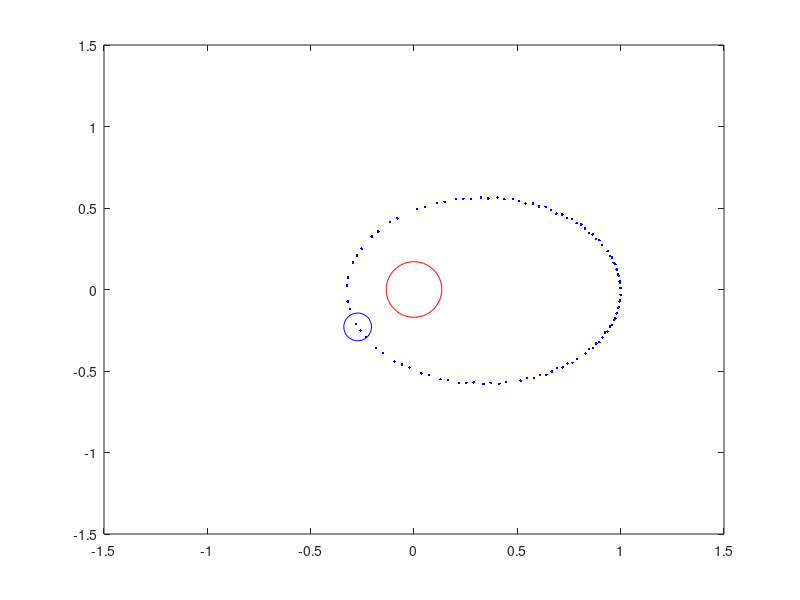

Write the MATLAB code that produced this figure.
clear all
clc
close all
MG=1;
x=1;
y=0;
u=0;
v=.7;
figure(1)
plot(0,0,'ro','MarkerSize',40)
axis([-1.5 1.5 -1.5 1.5])
hold on
h=plot(x,y,'bo','MarkerSize',20);
tmax=100;
dt=0.01;
r=sqrt(x^2+y^2);
ax=-MG*x/r^3;
ay=-MG*y/r^3;
i=0;
for t=0:dt:tmax
    i=i+1;
    rp=sqrt(x^2+y^2);
    ax=-MG*x/rp^3;
    ay=-MG*y/rp^3;
    
    up=u+dt*ax;
    vp=v+dt*ay;
    xp=x+dt*u;
    yp=y+dt*v;
    
    x=x+dt*(u+up)/2;
    y=y+dt*(v+vp)/2;
    
    r=sqrt(x^2+y^2);
    u=u+dt*(ax-MG*x/r^3)/2;
    v=v+dt*(ay-MG*y/r^3)/2;
%    u=u_ny;v=v_ny;
    set(h,'XData',x,'YData',y)
    if mod(i,100)==0
        plot(x,y,'b.') 
    end
    drawnow;
end
    
